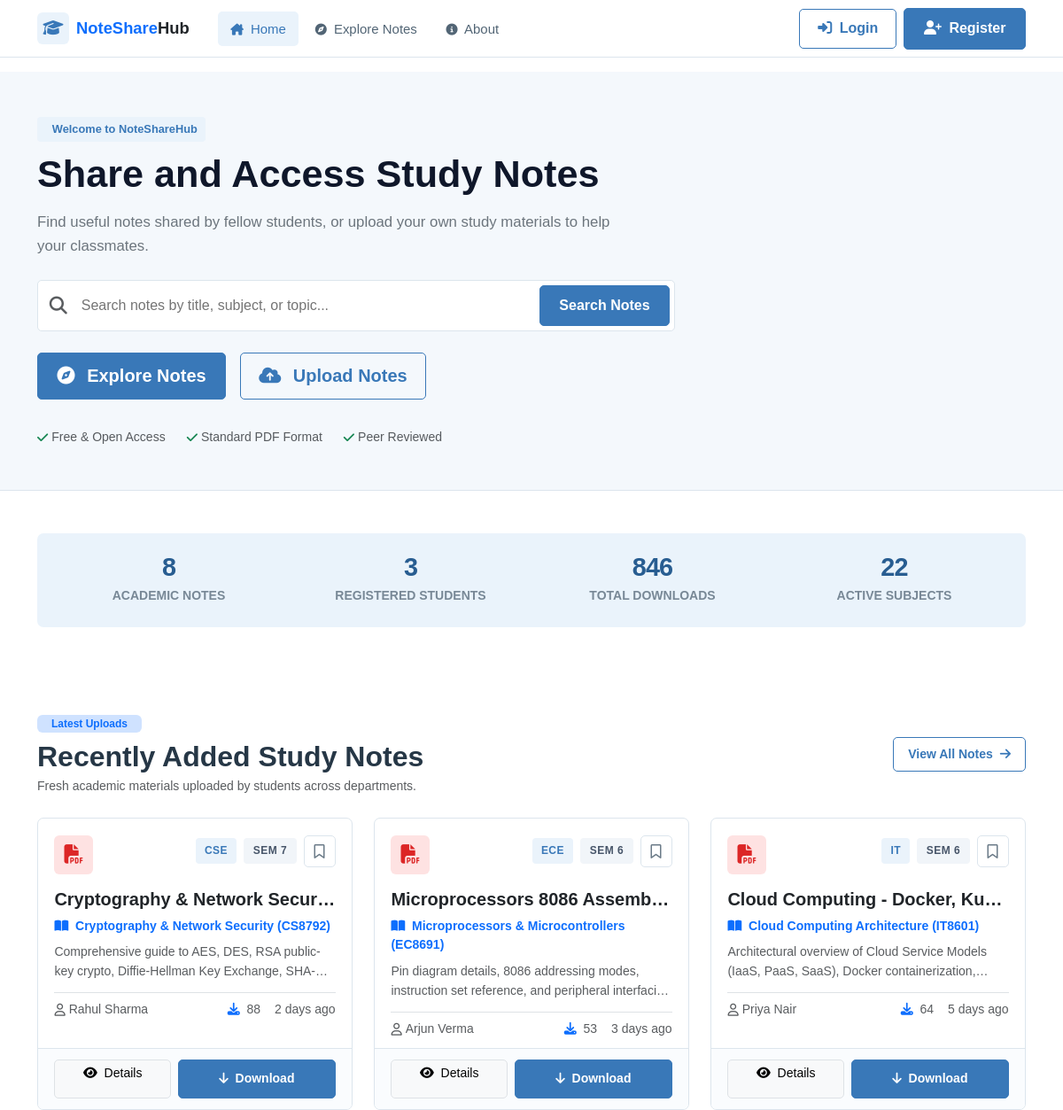
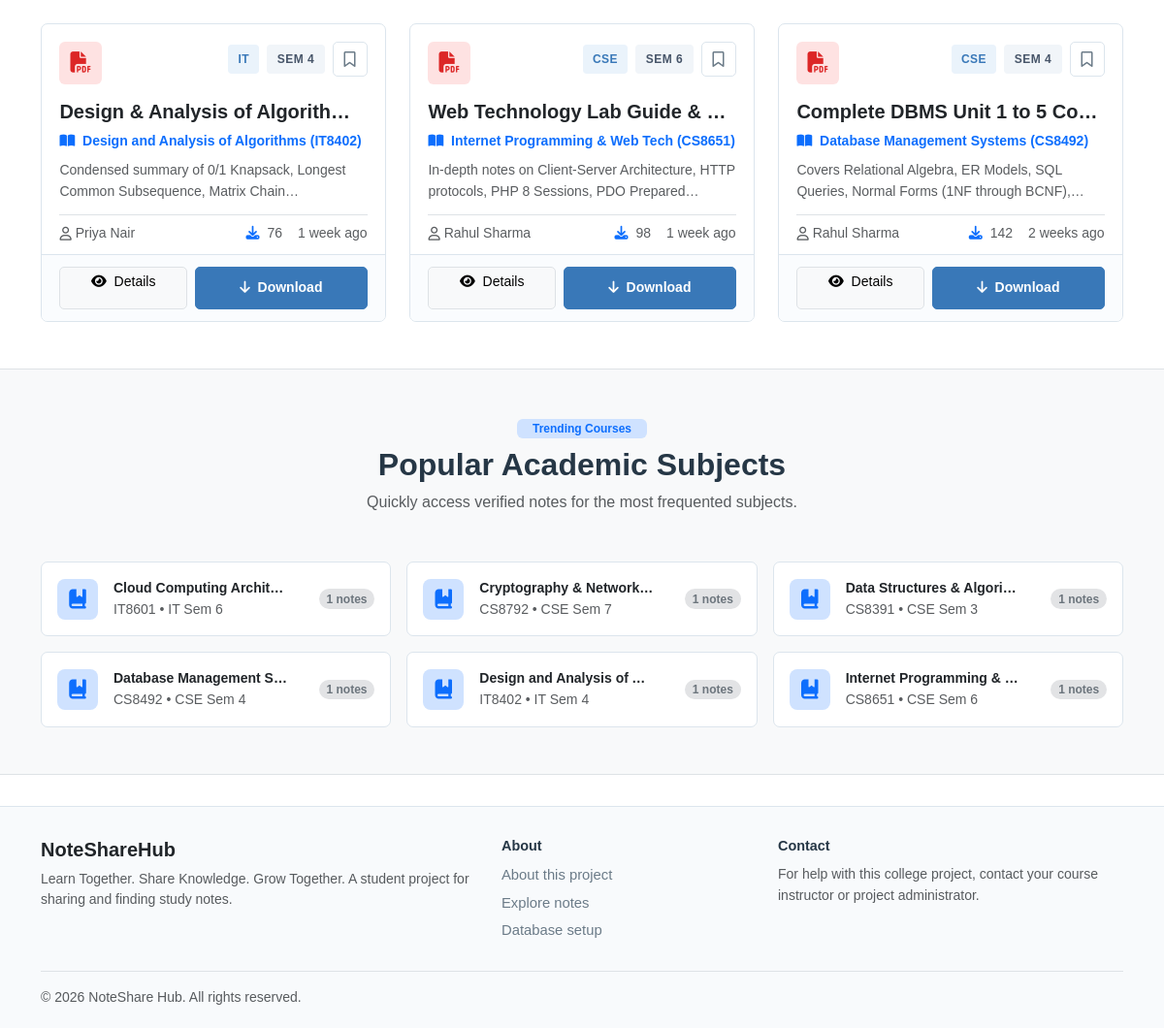
The page / on the database its author committed (2 pictures, top to bottom).
### tables this page shows
CREATE TABLE `notes` (
  `id` INT AUTO_INCREMENT PRIMARY KEY,
  `user_id` INT NOT NULL,
  `subject_id` INT NOT NULL,
  `department_id` INT NOT NULL,
  `semester` TINYINT NOT NULL,
  `academic_year` VARCHAR(20) NOT NULL,
  `title` VARCHAR(255) NOT NULL,
  `description` TEXT NOT NULL,
  `file_path` VARCHAR(255) NOT NULL,
  `original_filename` VARCHAR(255) NOT NULL,
  `file_size` INT NOT NULL,
  `file_type` VARCHAR(50) NOT NULL DEFAULT 'application/pdf',
  `download_count` INT NOT NULL DEFAULT 0,
  `created_at` TIMESTAMP DEFAULT CURRENT_TIMESTAMP,
  `updated_at` TIMESTAMP DEFAULT CURRENT_TIMESTAMP ON UPDATE CURRENT_TIMESTAMP,
  FOREIGN KEY (`user_id`) REFERENCES `users`(`id`) ON DELETE CASCADE,
  FOREIGN KEY (`subject_id`) REFERENCES `subjects`(`id`) ON DELETE CASCADE,
  FOREIGN KEY (`department_id`) REFERENCES `departments`(`id`) ON DELETE CASCADE,
  INDEX `idx_note_subject` (`subject_id`),
  INDEX `idx_note_dept_sem` (`department_id`, `semester`),
  INDEX `idx_note_downloads` (`download_count`),
  INDEX `idx_note_created` (`created_at`)
);

CREATE TABLE `departments` (
  `id` INT AUTO_INCREMENT PRIMARY KEY,
  `code` VARCHAR(20) NOT NULL UNIQUE,
  `name` VARCHAR(150) NOT NULL,
  `description` TEXT NULL,
  `created_at` TIMESTAMP DEFAULT CURRENT_TIMESTAMP
);

CREATE TABLE `subjects` (
  `id` INT AUTO_INCREMENT PRIMARY KEY,
  `department_id` INT NOT NULL,
  `semester` TINYINT NOT NULL,
  `code` VARCHAR(20) NOT NULL,
  `name` VARCHAR(150) NOT NULL,
  `description` TEXT NULL,
  `created_at` TIMESTAMP DEFAULT CURRENT_TIMESTAMP,
  FOREIGN KEY (`department_id`) REFERENCES `departments`(`id`) ON DELETE CASCADE,
  INDEX `idx_dept_sem` (`department_id`, `semester`)
);

CREATE TABLE `users` (
  `id` INT AUTO_INCREMENT PRIMARY KEY,
  `name` VARCHAR(100) NOT NULL,
  `email` VARCHAR(150) NOT NULL UNIQUE,
  `password` VARCHAR(255) NOT NULL,
  `role` ENUM('student', 'admin') NOT NULL DEFAULT 'student',
  `department_id` INT NULL,
  `semester` TINYINT NULL,
  `roll_number` VARCHAR(50) NULL,
  `avatar` VARCHAR(255) NULL,
  `created_at` TIMESTAMP DEFAULT CURRENT_TIMESTAMP,
  `updated_at` TIMESTAMP DEFAULT CURRENT_TIMESTAMP ON UPDATE CURRENT_TIMESTAMP,
  FOREIGN KEY (`department_id`) REFERENCES `departments`(`id`) ON DELETE SET NULL,
  INDEX `idx_user_email` (`email`),
  INDEX `idx_user_role` (`role`)
);

### index.php (the view, shortened to what the rows shown need)
<?php
require_once __DIR__ . '/includes/header.php';
$stats = get_platform_stats();
$popularSubjects = get_popular_subjects(6);
$recentNotes = get_recent_notes(6);
?>
<section class="hero-section">
    <div class="container">
        <div class="row align-items-center g-5">
            <div class="col-lg-7 text-center text-lg-start">
                <h1 class="hero-title mb-3">
                    Share and Access Study Notes
                </h1>
            </div>
        </div>
    </div>
</section>
<section class="py-5">
    <div class="container">
        <div class="d-flex flex-column flex-md-row justify-content-between align-items-md-center gap-3 mb-4">
            <div>
                <h2 class="fw-bold mb-1">Recently Added Study Notes</h2>
            </div>
        </div>
        <div class="row g-4">
            <?php if (empty($recentNotes)): ?>
                <div class="col-12 text-center py-5">
                    <i class="fa-solid fa-folder-open fa-3x text-muted mb-3"></i>
                    <h5>No notes uploaded yet.</h5>
                    <p class="text-muted">Be the first student to upload revision materials!</p>
                    <a href="<?= BASE_URL ?>/upload-note.php" class="btn btn-primary mt-2">Upload Note</a>
                </div>
            <?php else: ?>
                <?php foreach ($recentNotes as $note):
                    $isBookmarked = is_note_bookmarked((int)$note['id']);
                ?>
                    <div class="col-md-6 col-lg-4">
                        <div class="card-modern note-card">
                            <div class="note-card-top">
                                <div class="d-flex justify-content-between align-items-start mb-3">
                                    <div class="pdf-icon-badge">
                                        <i class="fa-solid fa-file-pdf"></i>
                                    </div>
                                    <div class="d-flex align-items-center gap-2">
                                        <span class="badge-tag badge-dept"><?= e($note['dept_code']) ?></span>
                                        <span class="badge-tag badge-sem">Sem <?= e($note['semester']) ?></span>
                                        <button type="button" class="bookmark-btn btn-bookmark-toggle <?= $isBookmarked ? 'active' : '' ?>" data-note-id="<?= $note['id'] ?>" title="Save Bookmark">
                                            <i class="fa-<?= $isBookmarked ? 'solid' : 'regular' ?> fa-bookmark"></i>
                                        </button>
                                    </div>
                                </div>
                                <h5 class="fw-bold text-dark mb-2 text-truncate" title="<?= e($note['title']) ?>">
                                    <a href="<?= BASE_URL ?>/note-details.php?id=<?= $note['id'] ?>" class="text-dark">
                                        <?= e($note['title']) ?>
                                    </a>
                                </h5>
                                <div class="text-primary small fw-semibold mb-2">
                                    <i class="fa-solid fa-book-open me-1"></i> <?= e($note['subject_name']) ?> (<?= e($note['subject_code']) ?>)
                                </div>
                                <p class="text-muted small mb-3" style="display: -webkit-box; -webkit-line-clamp: 2; -webkit-box-orient: vertical; overflow: hidden; height: 40px;">
                                    <?= e($note['description']) ?>
                                </p>
                                <div class="d-flex align-items-center justify-content-between small text-muted pt-2 border-top">
                                    <div class="d-flex align-items-center gap-1">
                                        <i class="fa-regular fa-user"></i>
                                        <span class="text-truncate" style="max-width: 130px;"><?= e($note['uploader_name']) ?></span>
                                    </div>
                                    <div class="d-flex align-items-center gap-3">
                                        <span><i class="fa-solid fa-download me-1 text-primary"></i> <?= $note['download_count'] ?></span>
                                        <span><?= time_ago($note['created_at']) ?></span>
                                    </div>
                                </div>
                            </div>
                            <div class="note-card-footer d-flex gap-2">
                                <a href="<?= BASE_URL ?>/note-details.php?id=<?= $note['id'] ?>" class="btn btn-light border btn-sm flex-fill">
                                    <i class="fa-solid fa-eye me-1"></i> Details
                                </a>
                                <a href="<?= BASE_URL ?>/actions/download.php?id=<?= $note['id'] ?>" class="btn btn-primary btn-sm flex-fill">
                                    <i class="fa-solid fa-arrow-down me-1"></i> Download
                                </a>
                            </div>
                        </div>
                    </div>
                <?php endforeach; ?>
            <?php endif; ?>
        </div>
    </div>
</section>
<section class="py-5 bg-light border-top border-bottom">
    <div class="container">
        <div class="text-center max-w-xl mx-auto mb-5">
            <h2 class="fw-bold">Popular Academic Subjects</h2>
        </div>
        <div class="row g-3">
            <?php foreach ($popularSubjects as $subj): ?>
                <div class="col-md-4 col-sm-6">
                    <a href="<?= BASE_URL ?>/explore.php?subject=<?= $subj['id'] ?>" class="text-decoration-none">
                        <div class="card-modern p-3 d-flex align-items-center justify-content-between bg-white">
                            <div class="d-flex align-items-center gap-3">
                                <div class="rounded-3 p-2 bg-primary-subtle text-primary" style="width:42px; height:42px; display:flex; align-items:center; justify-content:center;">
                                    <i class="fa-solid fa-book-bookmark fs-5"></i>
                                </div>
                                <div>
                                    <div class="fw-bold text-dark small text-truncate" style="max-width:180px;"><?= e($subj['name']) ?></div>
                                    <div class="text-muted small"><?= e($subj['code']) ?> • <?= e($subj['dept_code']) ?> Sem <?= $subj['semester'] ?></div>
                                </div>
                            </div>
                            <span class="badge bg-secondary-subtle text-secondary rounded-pill"><?= $subj['note_count'] ?> notes</span>
                        </div>
                    </a>
                </div>
            <?php endforeach; ?>
        </div>
    </div>
</section>
<?php require_once __DIR__ . '/includes/footer.php'; ?>

### rows shown on the page
notes: department.code "CSE", semester "7", title "Cryptography & Network Secur…", subject.name "Cryptography & Network Security", subject.code "CS8792", description "Comprehensive guide to AES, DES, RSA public-key crypto, Diffie-Hellman Key…", user.name "Rahul Sharma", download_count "88", created_at "2 days ago"
notes: department.code "ECE", semester "6", title "Microprocessors 8086 Assemb…", subject.name "Microprocessors & Microcontrollers", subject.code "EC8691", description "Pin diagram details, 8086 addressing modes, instruction set reference, and peripheral…", user.name "Arjun Verma", download_count "53", created_at "3 days ago"
notes: department.code "IT", semester "6", title "Cloud Computing - Docker, Ku…", subject.name "Cloud Computing Architecture", subject.code "IT8601", description "Architectural overview of Cloud Service Models (IaaS, PaaS, SaaS), Docker…", user.name "Priya Nair", download_count "64", created_at "5 days ago"
notes: department.code "IT", semester "4", title "Design & Analysis of Algorith…", subject.name "Design and Analysis of Algorithms", subject.code "IT8402", description "Condensed summary of 0/1 Knapsack, Longest Common Subsequence, Matrix…", user.name "Priya Nair", download_count "76", created_at "1 week ago"
notes: department.code "CSE", semester "6", title "Web Technology Lab Guide &…", subject.name "Internet Programming & Web Tech", subject.code "CS8651", description "In-depth notes on Client-Server Architecture, HTTP protocols, PHP 8 Sessions, PDO…", user.name "Rahul Sharma", download_count "98", created_at "1 week ago"
notes: department.code "CSE", semester "4", title "Complete DBMS Unit 1 to 5 Co…", subject.name "Database Management Systems", subject.code "CS8492", description "Covers Relational Algebra, ER Models, SQL Queries, Normal Forms (1NF through…", user.name "Rahul Sharma", download_count "142", created_at "2 weeks ago"
subjects: name "Cloud Computing Archit…", code "IT8601", department.code "IT", semester "6", note_count "1"
subjects: name "Cryptography & Network…", code "CS8792", department.code "CSE", semester "7", note_count "1"
subjects: name "Data Structures & Algori…", code "CS8391", department.code "CSE", semester "3", note_count "1"
subjects: name "Database Management S…", code "CS8492", department.code "CSE", semester "4", note_count "1"
subjects: name "Design and Analysis of…", code "IT8402", department.code "IT", semester "4", note_count "1"
subjects: name "Internet Programming &…", code "CS8651", department.code "CSE", semester "6", note_count "1"

### other values the page prints
$stats['notes'] "8"
$stats['students'] "3"
$stats['downloads'] "846"
$stats['subjects'] "22"
APP_TAGLINE "Learn Together. Share Knowledge. Grow Together."
APP_SHORT_NAME "NoteShare Hub"
